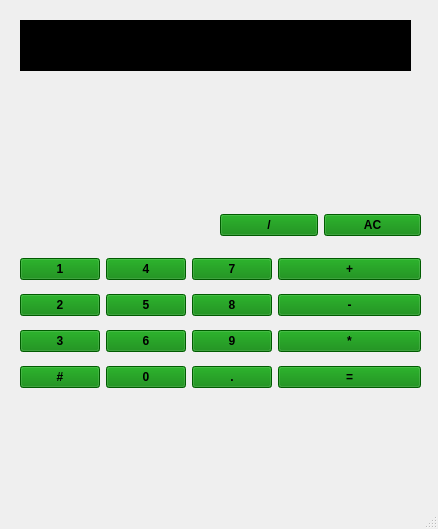
<?xml version="1.0" encoding="UTF-8"?>
<ui version="4.0">
 <class>MainWindow</class>
 <widget class="QMainWindow" name="MainWindow">
  <property name="geometry">
   <rect>
    <x>0</x>
    <y>0</y>
    <width>438</width>
    <height>529</height>
   </rect>
  </property>
  <property name="windowTitle">
   <string>MainWindow</string>
  </property>
  <widget class="QWidget" name="centralwidget">
   <widget class="QTextBrowser" name="textBrowser">
    <property name="geometry">
     <rect>
      <x>20</x>
      <y>20</y>
      <width>391</width>
      <height>51</height>
     </rect>
    </property>
    <property name="styleSheet">
     <string notr="true">background-color: black; /* Couleur de fond noire */
color: lime;            /* Couleur de texte verte */
font-weight: bold;      /* Texte en gras */
</string>
    </property>
   </widget>
   <widget class="QWidget" name="">
    <property name="geometry">
     <rect>
      <x>20</x>
      <y>250</y>
      <width>401</width>
      <height>149</height>
     </rect>
    </property>
    <layout class="QHBoxLayout" name="horizontalLayout_5">
     <item>
      <layout class="QVBoxLayout" name="verticalLayout">
       <item>
        <layout class="QHBoxLayout" name="horizontalLayout">
         <item>
          <widget class="QPushButton" name="pushButton1">
           <property name="styleSheet">
            <string notr="true">background-color: green; /* Couleur de fond verte */
color: black;            /* Couleur de texte noire */
font-weight: bold;      /* Texte en gras */
</string>
           </property>
           <property name="text">
            <string>1</string>
           </property>
          </widget>
         </item>
         <item>
          <widget class="QPushButton" name="pushButton_4">
           <property name="styleSheet">
            <string notr="true">background-color: green; /* Couleur de fond verte */
color: black;            /* Couleur de texte noire */
font-weight: bold;      /* Texte en gras */
</string>
           </property>
           <property name="text">
            <string>4</string>
           </property>
          </widget>
         </item>
         <item>
          <widget class="QPushButton" name="pushButton_7">
           <property name="styleSheet">
            <string notr="true">background-color: green; /* Couleur de fond verte */
color: black;            /* Couleur de texte noire */
font-weight: bold;      /* Texte en gras */
</string>
           </property>
           <property name="text">
            <string>7</string>
           </property>
          </widget>
         </item>
        </layout>
       </item>
       <item>
        <layout class="QHBoxLayout" name="horizontalLayout_2">
         <item>
          <widget class="QPushButton" name="pushButton_2">
           <property name="styleSheet">
            <string notr="true">background-color: green; /* Couleur de fond verte */
color: black;            /* Couleur de texte noire */
font-weight: bold;      /* Texte en gras */
</string>
           </property>
           <property name="text">
            <string>2</string>
           </property>
          </widget>
         </item>
         <item>
          <widget class="QPushButton" name="pushButton_5">
           <property name="styleSheet">
            <string notr="true">background-color: green; /* Couleur de fond verte */
color: black;            /* Couleur de texte noire */
font-weight: bold;      /* Texte en gras */
</string>
           </property>
           <property name="text">
            <string>5</string>
           </property>
          </widget>
         </item>
         <item>
          <widget class="QPushButton" name="pushButton_8">
           <property name="styleSheet">
            <string notr="true">background-color: green; /* Couleur de fond verte */
color: black;            /* Couleur de texte noire */
font-weight: bold;      /* Texte en gras */
</string>
           </property>
           <property name="text">
            <string>8</string>
           </property>
          </widget>
         </item>
        </layout>
       </item>
       <item>
        <layout class="QHBoxLayout" name="horizontalLayout_3">
         <item>
          <widget class="QPushButton" name="pushButton_3">
           <property name="styleSheet">
            <string notr="true">background-color: green; /* Couleur de fond verte */
color: black;            /* Couleur de texte noire */
font-weight: bold;      /* Texte en gras */
</string>
           </property>
           <property name="text">
            <string>3</string>
           </property>
          </widget>
         </item>
         <item>
          <widget class="QPushButton" name="pushButton_6">
           <property name="styleSheet">
            <string notr="true">background-color: green; /* Couleur de fond verte */
color: black;            /* Couleur de texte noire */
font-weight: bold;      /* Texte en gras */
</string>
           </property>
           <property name="text">
            <string>6</string>
           </property>
          </widget>
         </item>
         <item>
          <widget class="QPushButton" name="pushButton_9">
           <property name="styleSheet">
            <string notr="true">background-color: green; /* Couleur de fond verte */
color: black;            /* Couleur de texte noire */
font-weight: bold;      /* Texte en gras */
</string>
           </property>
           <property name="text">
            <string>9</string>
           </property>
          </widget>
         </item>
        </layout>
       </item>
       <item>
        <layout class="QHBoxLayout" name="horizontalLayout_4">
         <item>
          <widget class="QPushButton" name="pushButton_10">
           <property name="styleSheet">
            <string notr="true">background-color: green; /* Couleur de fond verte */
color: black;            /* Couleur de texte noire */
font-weight: bold;      /* Texte en gras */
</string>
           </property>
           <property name="text">
            <string>#</string>
           </property>
          </widget>
         </item>
         <item>
          <widget class="QPushButton" name="pushButton_0">
           <property name="styleSheet">
            <string notr="true">background-color: green; /* Couleur de fond verte */
color: black;            /* Couleur de texte noire */
font-weight: bold;      /* Texte en gras */
</string>
           </property>
           <property name="text">
            <string>0</string>
           </property>
          </widget>
         </item>
         <item>
          <widget class="QPushButton" name="pushButton_12">
           <property name="styleSheet">
            <string notr="true">background-color: green; /* Couleur de fond verte */
color: black;            /* Couleur de texte noire */
font-weight: bold;      /* Texte en gras */
</string>
           </property>
           <property name="text">
            <string>.</string>
           </property>
          </widget>
         </item>
        </layout>
       </item>
      </layout>
     </item>
     <item>
      <layout class="QVBoxLayout" name="verticalLayout_2">
       <item>
        <widget class="QPushButton" name="pushButton_15">
         <property name="styleSheet">
          <string notr="true">background-color: green; /* Couleur de fond verte */
color: black;            /* Couleur de texte noire */
font-weight: bold;      /* Texte en gras */
</string>
         </property>
         <property name="text">
          <string>+</string>
         </property>
        </widget>
       </item>
       <item>
        <widget class="QPushButton" name="pushButton_16">
         <property name="styleSheet">
          <string notr="true">background-color: green; /* Couleur de fond verte */
color: black;            /* Couleur de texte noire */
font-weight: bold;      /* Texte en gras */
</string>
         </property>
         <property name="text">
          <string>-</string>
         </property>
        </widget>
       </item>
       <item>
        <widget class="QPushButton" name="pushButton_13">
         <property name="styleSheet">
          <string notr="true">background-color: green; /* Couleur de fond verte */
color: black;            /* Couleur de texte noire */
font-weight: bold;      /* Texte en gras */
</string>
         </property>
         <property name="text">
          <string>*</string>
         </property>
        </widget>
       </item>
       <item>
        <widget class="QPushButton" name="pushButton_14">
         <property name="styleSheet">
          <string notr="true">background-color: green; /* Couleur de fond verte */
color: black;            /* Couleur de texte noire */
font-weight: bold;      /* Texte en gras */
</string>
         </property>
         <property name="text">
          <string>=</string>
         </property>
        </widget>
       </item>
      </layout>
     </item>
    </layout>
   </widget>
   <widget class="QWidget" name="">
    <property name="geometry">
     <rect>
      <x>220</x>
      <y>210</y>
      <width>201</width>
      <height>31</height>
     </rect>
    </property>
    <layout class="QHBoxLayout" name="horizontalLayout_6">
     <item>
      <widget class="QPushButton" name="pushButton_17">
       <property name="styleSheet">
        <string notr="true">background-color: green; /* Couleur de fond verte */
color: black;            /* Couleur de texte noire */
font-weight: bold;      /* Texte en gras */
</string>
       </property>
       <property name="text">
        <string>/</string>
       </property>
      </widget>
     </item>
     <item>
      <widget class="QPushButton" name="pushButton_18">
       <property name="styleSheet">
        <string notr="true">background-color: green; /* Couleur de fond verte */
color: black;            /* Couleur de texte noire */
font-weight: bold;      /* Texte en gras */
</string>
       </property>
       <property name="text">
        <string>AC</string>
       </property>
      </widget>
     </item>
    </layout>
   </widget>
  </widget>
  <widget class="QMenuBar" name="menubar">
   <property name="geometry">
    <rect>
     <x>0</x>
     <y>0</y>
     <width>438</width>
     <height>26</height>
    </rect>
   </property>
  </widget>
  <widget class="QStatusBar" name="statusbar"/>
 </widget>
 <resources/>
 <connections>
  <connection>
   <sender>pushButton1</sender>
   <signal>clicked()</signal>
   <receiver>textBrowser</receiver>
   <slot>show()</slot>
   <hints>
    <hint type="sourcelabel">
     <x>62</x>
     <y>286</y>
    </hint>
    <hint type="destinationlabel">
     <x>39</x>
     <y>88</y>
    </hint>
   </hints>
  </connection>
  <connection>
   <sender>pushButton_4</sender>
   <signal>clicked()</signal>
   <receiver>textBrowser</receiver>
   <slot>copy()</slot>
   <hints>
    <hint type="sourcelabel">
     <x>163</x>
     <y>284</y>
    </hint>
    <hint type="destinationlabel">
     <x>155</x>
     <y>79</y>
    </hint>
   </hints>
  </connection>
 </connections>
</ui>
